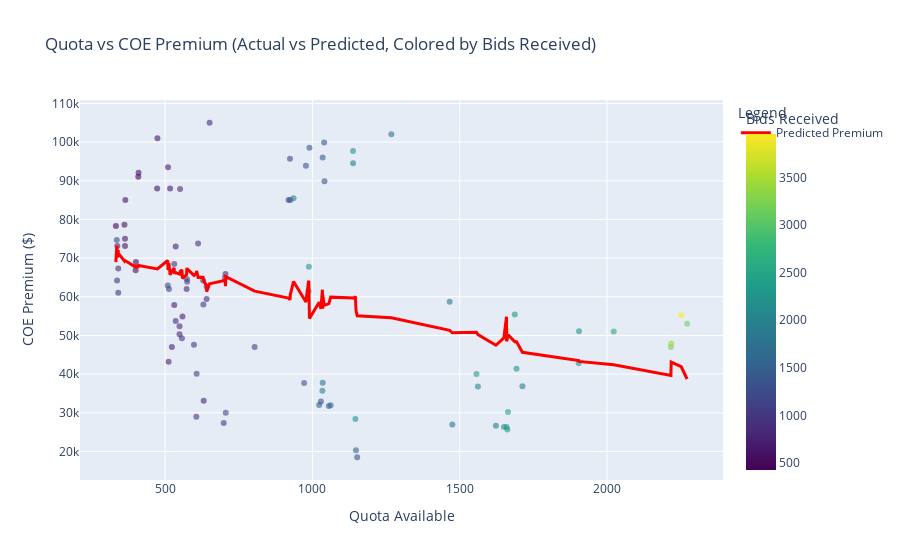

Notebook code cell kept with this figure:
### Code cell
# Create DataFrame for plotting (X_test columns = [quota, bids_success, bids_received])
results_df = pd.DataFrame({
    'Quota': X_test[:, 0],
    'Bids Success': X_test[:, 1],
    'Bids Received': X_test[:, 2],
    'Actual Premium': y_test,
    'Predicted Premium': y_pred
})

# Sort by Quota for smoother line visualization
results_df = results_df.sort_values(by='Quota')

# Scatter for actual data
fig = px.scatter(
    results_df,
    x='Quota',
    y='Actual Premium',
    opacity=0.6,
    color='Bids Received',
    color_continuous_scale='Viridis',
    hover_data={
        'Quota': True,
        'Bids Success': True,
        'Bids Received': True,
        'Actual Premium': ':.0f',
        'Predicted Premium': ':.0f'
    },
    title='Quota vs COE Premium (Actual vs Predicted, Colored by Bids Received)'
)

# Add line for predicted premiums
fig.add_scatter(
    x=results_df['Quota'],
    y=results_df['Predicted Premium'],
    mode='lines',
    name='Predicted Premium',
    line=dict(color='red', width=3),
    hoverinfo='skip'  # keeps hover info clean (use scatter’s hover)
)

fig.update_layout(
    xaxis_title='Quota Available',
    yaxis_title='COE Premium ($)',
    legend_title='Legend',
    coloraxis_colorbar=dict(title='Bids Received')
)

fig.show()

### Figure 1 — Plotly figure (JSON) as saved in the notebook; plotly's stock layout.template omitted (floating-point values rounded to 4 significant figures; data arrays with more than 128 entries replaced by an {"elided": "..."} marker saying what was removed)
{"data": [{"customdata": {"elided": "93x3 float values"}, "hovertemplate": "Quota=%{x}<br>Actual Premium=%{y:.0f}<br>Bids Success=%{customdata[0]}<br>Bids Received=%{marker.color}<br>Predicted Premium=%{customdata[2]:.0f}<extra></extra>", "legendgroup": "", "marker": {"color": [427, 1180, 923, 716, 966, 855, 577, 650, 591, 615, 530, 506, 489, 555, 618, 663, 1190, 768, 813, 1075, 665, 760, 962, 711, 834, 723, 781, 793, 835, 927, 756, 792, 1086, 1097, 1020, 975, 1091, 874, 1011, 945, 775, 872, 822, 864, 1036, 1196, 868, 1242, 1124, 1166, 1165, 1291, 1922, 1361, 1314, 2120, 2340, 1377, 1468, 1256, 2099, 1506, 1737, 1338, 1320, 1453, 1725, 2162, 1951, 2183, 1493, 1342, 1755, 1891, 1799, 2389, 2073, 1902, 2261, 3437, 2213, 2371, 2488, 2276, 2264, 1938, 2296, 2240, 2584, 3227, 3446, 3957, 3195], "coloraxis": "coloraxis", "opacity": 0.6, "symbol": "circle"}, "mode": "markers", "name": "", "orientation": "v", "showlegend": false, "type": "scatter", "x": [333, 336, 337, 338, 341, 341, 362, 364, 364, 365, 400, 401, 409, 410, 473, 474, 509, 510, 512, 513, 517, 523, 531, 531, 536, 536, 549, 549, 551, 557, 559, 573, 574, 575, 598, 606, 607, 612, 629, 630, 631, 641, 641, 651, 699, 703, 705, 706, 804, 919, 924, 925, 936, 972, 978, 987, 988, 990, 1023, 1029, 1034, 1035, 1035, 1040, 1041, 1056, 1062, 1138, 1138, 1146, 1148, 1152, 1268, 1466, 1475, 1557, 1562, 1623, 1650, 1659, 1659, 1662, 1664, 1687, 1693, 1713, 1904, 1905, 2023, 2217, 2218, 2252, 2272], "xaxis": "x", "y": [78301, 74689, 64209, 73100, 61029, 67301, 78602, 74991, 73160, 85000, 66889, 69000, 91010, 92100, 88007, 101001, 62890, 93503, 43212, 61990, 88000, 46989, 68501, 57898, 53709, 72996, 52392, 50289, 87889, 49301, 54887, 62000, 64600, 63880, 47604, 29000, 40123, 73801, 64201, 58001, 33089, 59421, 62600, 105000, 27389, 64900, 65889, 30000, 47000, 85000, 95689, 85001, 85489, 37690, 93900, 61410, 67749, 98524, 32000, 32889, 35710, 96000, 37766, 99889, 89889, 31759, 31917, 97724, 94502, 28389, 20340, 18502, 102009, 58700, 27000, 40000, 36810, 26667, 26301, 51301, 26309, 25689, 30209, 55399, 41400, 36890, 42801, 51106, 50991, 47020, 47889, 55200, 53000], "yaxis": "y"}, {"hoverinfo": "skip", "line": {"color": "red", "width": 3}, "mode": "lines", "name": "Predicted Premium", "type": "scatter", "x": [333, 336, 337, 338, 341, 341, 362, 364, 364, 365, 400, 401, 409, 410, 473, 474, 509, 510, 512, 513, 517, 523, 531, 531, 536, 536, 549, 549, 551, 557, 559, 573, 574, 575, 598, 606, 607, 612, 629, 630, 631, 641, 641, 651, 699, 703, 705, 706, 804, 919, 924, 925, 936, 972, 978, 987, 988, 990, 1023, 1029, 1034, 1035, 1035, 1040, 1041, 1056, 1062, 1138, 1138, 1146, 1148, 1152, 1268, 1466, 1475, 1557, 1562, 1623, 1650, 1659, 1659, 1662, 1664, 1687, 1693, 1713, 1904, 1905, 2023, 2217, 2218, 2252, 2272], "y": [68940.0, 73170.0, 72060.0, 70160.0, 72090.0, 71240.0, 69280.0, 69610.0, 69450.0, 69310.0, 67670.0, 67950.0, 67790.0, 68090.0, 67000.0, 67180.0, 69380.0, 66960.0, 67250.0, 68720.0, 65680.0, 66610.0, 67440.0, 65940.0, 66560.0, 66220.0, 65880.0, 66330.0, 66530.0, 66940.0, 64730.0, 65760.0, 67490.0, 67220.0, 65520.0, 66080.0, 66690.0, 65020.0, 65060.0, 64520.0, 64110.0, 62870.0, 61300.0, 63350.0, 64150.0, 64430.0, 62750.0, 65210.0, 61450.0, 59650.0, 59210.0, 60510.0, 63960.0, 59450.0, 58650.0, 63940.0, 64150.0, 54360.0, 58580.0, 56860.0, 61830.0, 56870.0, 60600.0, 57790.0, 57780.0, 58230.0, 59900.0, 59710.0, 59410.0, 60100.0, 56510.0, 55070.0, 54570.0, 51320.0, 50690.0, 50830.0, 50230.0, 47470.0, 49360.0, 54830.0, 48480.0, 49160.0, 50190.0, 48390.0, 48370.0, 45640.0, 43500.0, 43270.0, 42440.0, 39650.0, 43090.0, 41910.0, 38740.0]}], "layout": {"coloraxis": {"colorbar": {"title": {"text": "Bids Received"}}, "colorscale": [[0, "#440154"], [0.1111, "#482878"], [0.2222, "#3e4989"], [0.3333, "#31688e"], [0.4444, "#26828e"], [0.5556, "#1f9e89"], [0.6667, "#35b779"], [0.7778, "#6ece58"], [0.8889, "#b5de2b"], [1, "#fde725"]]}, "legend": {"title": {"text": "Legend"}, "tracegroupgap": 0}, "title": {"text": "Quota vs COE Premium (Actual vs Predicted, Colored by Bids Received)"}, "xaxis": {"anchor": "y", "domain": [0, 1], "title": {"text": "Quota Available"}}, "yaxis": {"anchor": "x", "domain": [0, 1], "title": {"text": "COE Premium ($)"}}}}
